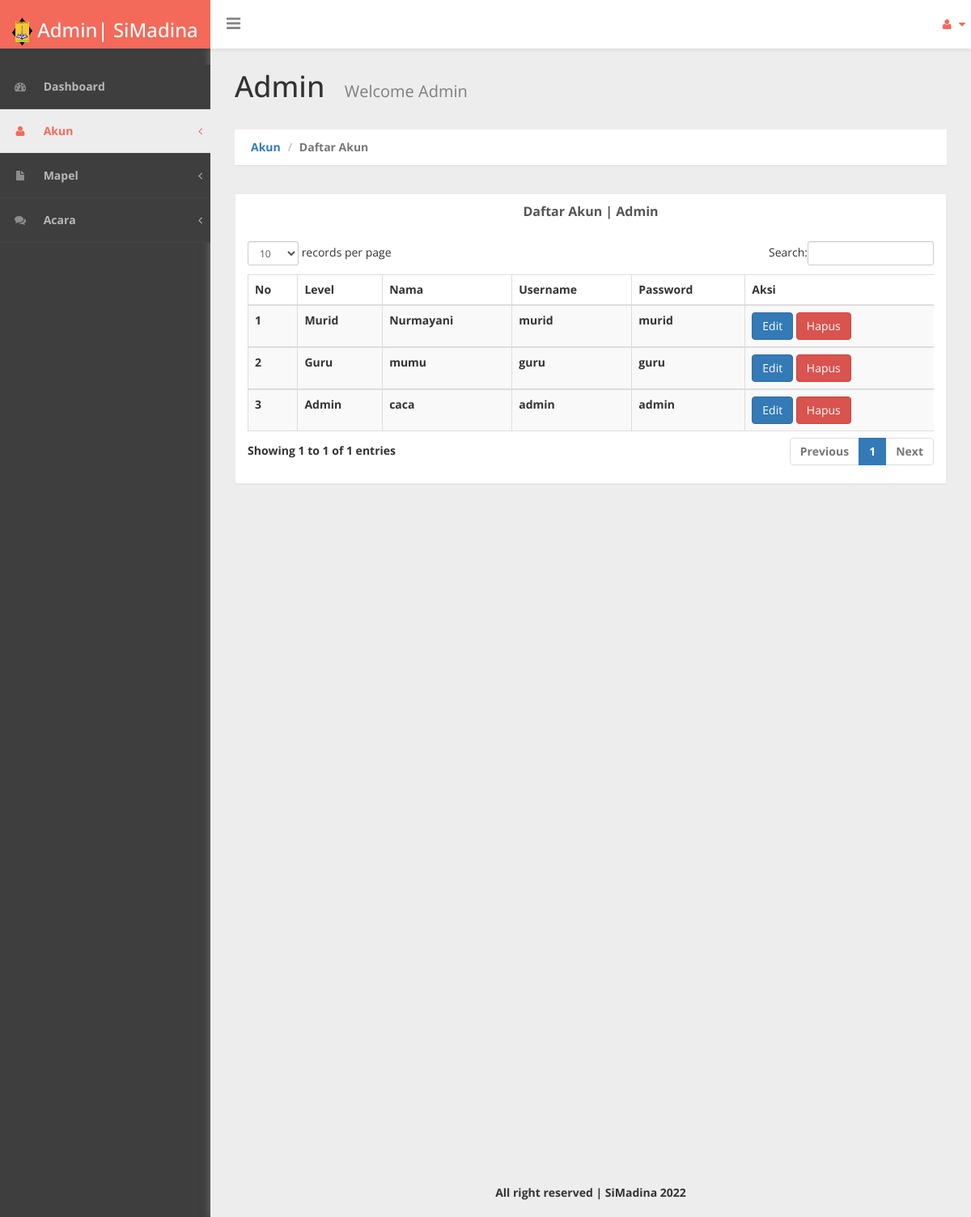
/admin/daftar-akun-admin.php, run on the app's committed database.
### tables this page shows
CREATE TABLE `user` (
  `id` int(11) NOT NULL,
  `level` varchar(20) NOT NULL,
  `nama` varchar(20) NOT NULL,
  `username` varchar(20) NOT NULL,
  `password` varchar(20) NOT NULL,
  `id_guru` int(11) NOT NULL,
  `id_murid` int(11) NOT NULL
);

### admin/daftar-akun-admin.php (the view, shortened to what this page needs)
<?php
include 'config.php';
?>
<!DOCTYPE html>
<html xmlns="http://www.w3.org/1999/xhtml">
<head>
    <link href="assets/css/bootstrap.css" rel="stylesheet" />
    <link href="assets/css/font-awesome.css" rel="stylesheet" />
    <link href="assets/css/custom-styles.css" rel="stylesheet" />
    <link href="assets/js/dataTables/dataTables.bootstrap.css" rel="stylesheet" />
</head>
<body>
    <div id="wrapper">
        <nav class="navbar navbar-default top-navbar" role="navigation">
            <div class="navbar-header">
                <a class="navbar-brand" href="dashboard-admin.php"><strong> <h3> <img style="margin-right: 0px;" width=25 height=35 src="assets/logo/logo-tk.png"/> Admin| SiMadina </h3> <strong></a>
                <div id="sideNav" href="">
                    <i class="fa fa-bars icon"></i>
                </div>
            </div>
            <ul class="nav navbar-top-links navbar-right">
                <li class="dropdown">
                    <a class="dropdown-toggle" data-toggle="dropdown" href="#" aria-expanded="false">
                        <i class="fa fa-user fa-fw"></i> <i class="fa fa-caret-down"></i>
                    </a>
                </li>
            </ul>
        </nav>
        <nav class="navbar-default navbar-side" role="navigation">
            <div class="sidebar-collapse">
                <ul class="nav" id="main-menu">
                    <li>
                        <a href="dashboard-admin.php"><i class="fa fa-dashboard"></i> Dashboard</a>
                    </li>
                    <li>
                        <a href="buat-akun.php" class="active-menu" ><i class="fa fa-user"></i> Akun<span class="fa arrow"></span></a>
                    </li>
                    <li>
                        <a href="#"><i class="fa fa-file"></i> Mapel<span class="fa arrow"></span></a>
                    </li>
                    <li>
                        <a href="#"><i class="fa fa-comments"></i> Acara<span class="fa arrow"></span></a>
                    </li>
                </ul>
            </div>
        </nav>
        <div id="page-wrapper" >
            <div class="header">
                    <h1 class="page-header">
                        Admin <small> Welcome Admin</small>
                    </h1>
                        <ol class="breadcrumb">
                            <li><a href="#">Akun</a></li>
                            <li class="active">Daftar Akun</li>
                        </ol>
            </div>
            <div id="page-inner">
                <div class="row">
                    <div class="col-md-12">
                        <div class="panel panel-default">
                            <div class="panel-heading">
                                <center>Daftar Akun | Admin</center>
                            </div>
                                <div class="panel-body">
                                    <div class="table-responsive">
                                        <table class="table table-striped table-bordered table-hover" id="dataTables-example">
                                            <thead>
                                                <tr>
                                                    <th>No</th>
                                                    <th>Level</th>
                                                    <th>Nama</th>
                                                    <th>Username</th>
                                                    <th>Password</th>
                                                    <th>Aksi</th>
                                                </tr>
                                            </thead>
                                                <tbody>
                                                    <?php
                                                        $no=1;
                                                        $query=mysqli_query($conn,"select * from user");
                                                        while($row=mysqli_fetch_array($query)){
                                                    ?>
                                                    <tr class="odd gradeX">
                                                        <td><?php echo $no++ ?></td>
                                                        <td><?php echo $row['level']; ?></td>
                                                        <td><?php echo $row['nama']; ?></td>
                                                        <td><?php echo $row['username']; ?></td>
                                                        <td><?php echo $row['password']; ?></td>
                                                        <td>
                                                        <a href="edit-admin.php?id= <?php echo $row['id']; ?>" data-toggle="modal" class="btn btn-primary">Edit<span></span> </a>
                                                        <a href="hapus-admin-aksi.php?id= <?php echo $row['id']; ?>" data-toggle="modal" class="btn btn-danger">Hapus<span></span> </a>
                                                        </td>
                                                    </tr>
                                                </tbody>
                                                    <?php
                                                        }
                                                    ?>
                                        </table>
                                    </div>
                                </div>
                        </div>
                    </div>
                </div>
            <div class="row">
                <div class="col-md-6">
                </div>
            </div>
            </div>
                <footer><p><center> All right reserved | SiMadina 2022</center></p>
            </div>
    </div>
</body>
</html>

### admin/assets/css/custom-styles.css (style rules this page uses)
body { font-family: 'Open Sans', sans-serif; background: #3E3E3E; }
#wrapper { width: 100%; }
#page-wrapper { padding: 15px 15px; min-height: 600px; background: #EDEDED; }
#page-inner { width:100%; margin:10px 20px 10px 0px; background-color:transparent; padding: 15px 30px; min-height:1200px; }
h1, .h1, h2, .h2, h3, .h3 { margin-top: 7px; margin-bottom: -5px; }
p { font-size:16px; line-height:25px; padding-top:20px; }
.navbar-side { z-index: 0; }
.panel { border-radius:0px; }
.navbar-side .nav > li > a > i { color: #8C8C8C;padding: 8px;width: 30px;text-align: center; }
.top-navbar { position: fixed; width: 100%; z-index: 300; -webkit-box-shadow: 0 3px 3px rgba(0, 0, 0, 0.05); -moz-box-shadow: 0 3px 3px rgba(0, 0, 0, 0.05); box-shadow: 0 3px 3px rgba(0, 0, 0, 0.05); }
.navbar-side { z-index: 1; position: fixed; width: 260px; top: 80px; }
#page-wrapper { position: relative; top: 55px; box-shadow: 0 0 10px #757575; -moz-box-shadow: 0 0 10px #757575; -webkit-box-shadow: 0 0 10px #757575; }
.breadcrumb { padding: 12px 10px 12px 20px; margin-bottom: 20px; list-style: none; border-radius: 0; -webkit-box-shadow: 0 1px 1px rgba(0,0,0,.05); box-shadow: 0 1px 1px rgba(0,0,0,.05);background: #fff; }
.page-header { margin: 0;border-bottom: 1px solid transparent;text-align: left;background-color: rgb(237, 237, 237);padding: 32px 22px 32px 0;color: #323232; }
.panel-default { border-color: #ECECEC; }
.panel-default > .panel-heading { color: #555; border-color: #FFF; font-weight:bold;background: #FFFFFF; font-size: 16px; text-shadow: none; }
.panel-heading { border-bottom: 1px solid transparent; border-top-left-radius: 3px; border-top-right-radius: 3px; }
.header { margin: 0 30px; }
h1.page-header small { color: #7E7E7E; margin-left: 15px; font-size: 20px; }
i.fa.fa-bars { font-size: 20px; margin: 12px 0 0; }
footer p { font-size: 14px; }
.top-navbar { margin:0px; }
.top-navbar .navbar-brand { color: #fff;width: 260px;text-align: left;height: 60px;font-size: 24px;font-weight: 700;line-height: 30px;background: #F36A5A; }
.top-navbar .nav > li { position: relative; display: inline-block; margin: 0px; padding: 0px; }
.top-navbar .nav > li > a { position: relative; display: block; padding: 20px;color: #FFFFFF; margin: 0px; }
.active-menu, .active-menu i { background-color: #EDEDED !important; color: #F36A5A !important; }
.active-menu i { color: #F36A5A !important; }
.arrow { float: right; margin-top: 8px; }
.fa.arrow:before { content: "\f104"; }
.sidebar-collapse , .sidebar-collapse .nav { background:none; }
.sidebar-collapse .nav { padding:0; }
.sidebar-collapse .nav > li > a { color: #B8B8B8; background:transparent; text-shadow:none; font-size: 14px; }
.sidebar-collapse > .nav > li > a { padding: 12px 10px; }
.sidebar-collapse > .nav > li { border-bottom: 1px solid rgba(107, 108, 109, 0.19); }
.navbar-side { border:none; background: #3E3E3E; }
.top-navbar { background: #FFFFFF; border-bottom:none; }
.top-navbar .nav > li > a > i { margin-right: 2px; }
.navbar-default { border:0px solid black; }
.navbar-header { background: transparent; }
.nav > li > a > i { margin-right:10px; color: rgb(243, 106, 90); }
#sideNav { float: left; left: 0; z-index: 3; color: #868686; cursor:pointer; border-radius: 0; width: 14px; font-size: 48px; line-height: 0; margin: 7px 0 0 20px; }
@media (min-width:768px) { #page-wrapper { margin: 0 0 0 260px; padding: 0; min-height: 1200px; } }
@media (min-width:768px) { .navbar-side { width: 260px; z-index: 1; } }
@media (min-width:768px) { .navbar { border-radius: 0px; } }

### data on the page
user: level "Murid", nama "Nurmayani", username "murid", password "murid"
user: level "Guru", nama "mumu", username "guru", password "guru"
user: level "Admin", nama "caca", username "admin", password "admin"
